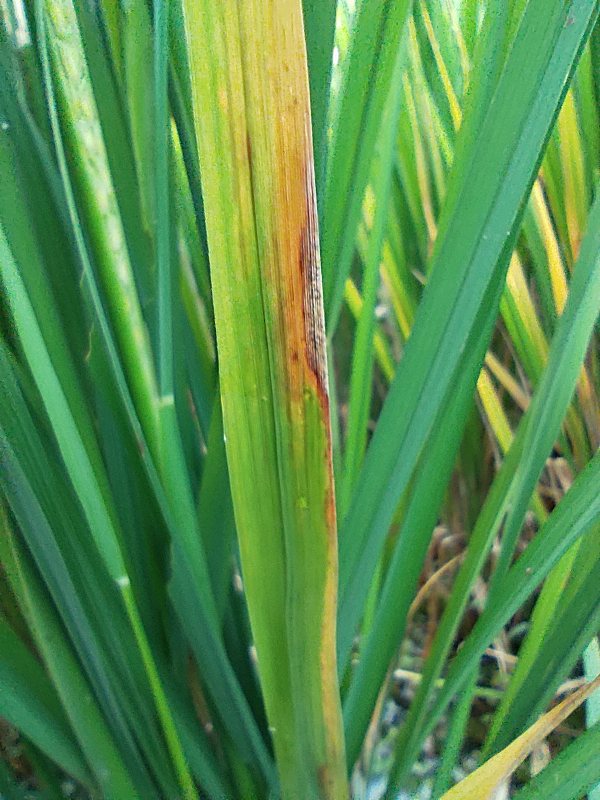
#> input picture Ai model/13 diseasea images/blast.jpg, 1200 x 1600 px (shown at 1/2 size)
$ python -i STEP_3C_full_classical_feature_extraction.py   (imports and definitions only)
#> lines starting #> are read from the running program, lines starting #| are printed output that depends on the picture
# STEP 3C: Full Classical Feature Extraction

import cv2
import numpy as np
from skimage.feature import local_binary_pattern, hog
from tqdm.auto import tqdm

def extract_features(image_path):
    # Read image
#> called with image_path = '../../13 diseasea images/blast.jpg'
    image = cv2.imread(image_path)
#> image is the input picture: shape (1600, 1200, 3); mean B, G, R 76.2, 142.8, 85.5

    if image is None:
        raise ValueError(f"Could not read image: {image_path}")

    # BGR -> RGB
    image = cv2.cvtColor(image, cv2.COLOR_BGR2RGB)

    # Resize
    image = cv2.resize(image, (64, 64))
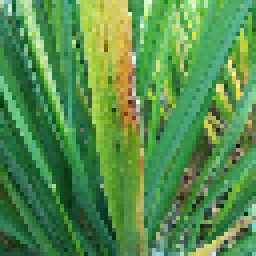
#> image: shape (64, 64, 3) (shown 4 times larger); mean R, G, B 85.4, 142.8, 76.2

    # --------------------------------------------------
    # HSV FEATURES
    # --------------------------------------------------
    hsv = cv2.cvtColor(image, cv2.COLOR_RGB2HSV)
#> hsv: shape (64, 64, 3); mean H, S, V 57.9, 144.3, 144.4

    h_hist = cv2.calcHist(
        [hsv], [0], None, [64], [0, 180]
    ).flatten()
#> h_hist = 64 values, max 552 at index 24, min 0 at index 0, mean 64

    s_hist = cv2.calcHist(
        [hsv], [1], None, [64], [0, 256]
    ).flatten()
#> s_hist = 64 values, max 217 at index 35, min 0 at index 0, mean 64

    v_hist = cv2.calcHist(
        [hsv], [2], None, [64], [0, 256]
    ).flatten()
#> v_hist = 64 values, max 162 at index 42, min 0 at index 0, mean 64

    h_hist /= (h_hist.sum() + 1e-8)
#> h_hist = 64 values, max 0.135 at index 24, min 0 at index 0, mean 0.0156
    s_hist /= (s_hist.sum() + 1e-8)
#> s_hist = 64 values, max 0.053 at index 35, min 0 at index 0, mean 0.0156
    v_hist /= (v_hist.sum() + 1e-8)
#> v_hist = 64 values, max 0.0396 at index 42, min 0 at index 0, mean 0.0156

    hsv_features = np.concatenate([
        h_hist,
        s_hist,
        v_hist
    ])
#> hsv_features = 192 values, max 0.135 at index 24, min 0 at index 0, mean 0.0156

    # --------------------------------------------------
    # LBP FEATURES
    # --------------------------------------------------
    gray = cv2.cvtColor(
        image,
        cv2.COLOR_RGB2GRAY
    )
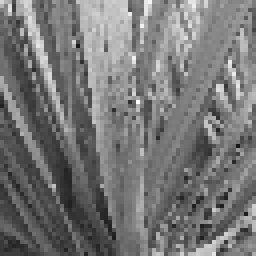
#> gray: shape (64, 64) (shown 4 times larger); min 22, max 253, mean 118.1

    P = 24
    R = 3

    lbp = local_binary_pattern(
        gray,
        P,
        R,
        method="uniform"
    )
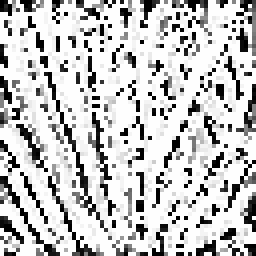
#> lbp: shape (64, 64) float64 (shown 4 times larger); min 0, max 25, mean 19.2; drawn with min black and max white

    n_bins = P + 2

    lbp_hist, _ = np.histogram(
        lbp.ravel(),
        bins=n_bins,
        range=(0, n_bins)
    )
#> lbp_hist = 26 values, max 2399 at index 25, min 10 at index 16, mean 157.5

    lbp_features = lbp_hist.astype(np.float32)
#> lbp_features has the same summary as lbp_hist
    lbp_features /= (lbp_features.sum() + 1e-8)
#> lbp_features = 26 values, max 0.586 at index 25, min 0.00244 at index 16, mean 0.0385

    # --------------------------------------------------
    # HOG FEATURES
    # --------------------------------------------------
    hog_features = hog(
        gray,
        orientations=9,
        pixels_per_cell=(8, 8),
        cells_per_block=(2, 2),
        block_norm="L2-Hys"
    )
#> hog_features = 1764 values, max 0.311 at index 117, min 0 at index 272, mean 0.14

    # --------------------------------------------------
    # COMBINE
    # --------------------------------------------------
    features = np.concatenate([
        hsv_features,
        lbp_features,
        hog_features
    ]).astype(np.float32)
#> features = 1982 values, max 0.586 at index 217, min 0 at index 0, mean 0.127

    return features


def extract_dataset_features(image_paths, dataset_name):
    features = []
    valid_paths = []

    print(f"\nExtracting {dataset_name} features...")
    print(f"Images: {len(image_paths)}")

    for path in tqdm(
        image_paths,
        desc=dataset_name
    ):
        try:
            feat = extract_features(path)
            features.append(feat)
            valid_paths.append(path)

        except Exception as e:
            print(f"\nSkipping: {path}")
            print("Reason:", e)

    return np.array(features, dtype=np.float32), valid_paths


# --------------------------------------------------
# EXTRACT ALL THREE SETS
# --------------------------------------------------

# [4 lines that did not run here, left out]

# [4 lines that did not run here, left out]

# [4 lines that did not run here, left out]

# [9 lines not run here, left out]

>>> result = extract_features('../../13 diseasea images/blast.jpg')
#> result has the same summary as features in extract_features

$ run again, on Ai model/13 diseasea images/brown.jpg
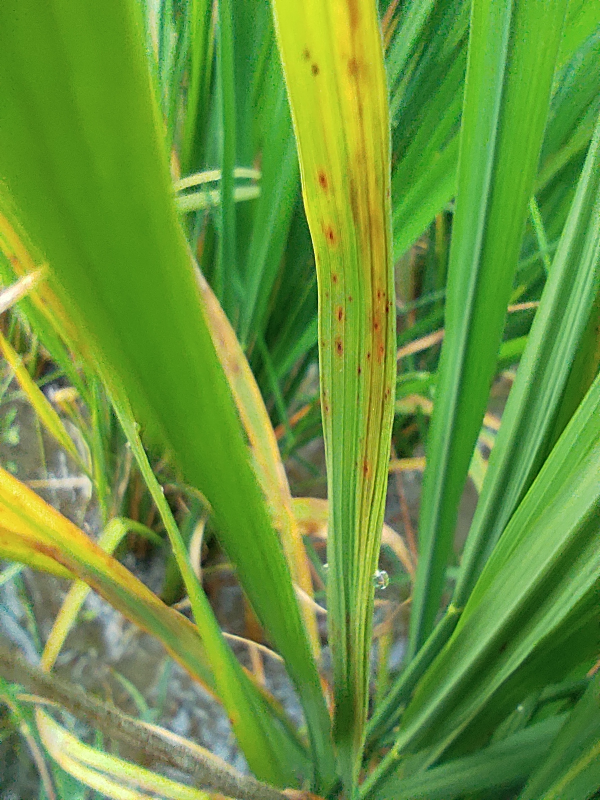
#> input picture Ai model/13 diseasea images/brown.jpg, 1200 x 1600 px (shown at 1/2 size)
#> in extract_features, image is the input picture: shape (1600, 1200, 3); mean B, G, R 58.8, 149.3, 104
#> in extract_features, `image = cv2.resize(image, (64, 64))`:
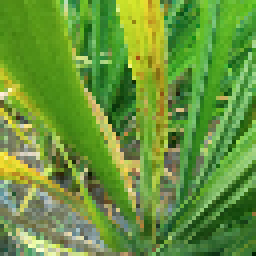
#> image: shape (64, 64, 3) (shown 4 times larger); mean R, G, B 104.1, 149.3, 58.8
#> hsv: shape (64, 64, 3); mean H, S, V 46.5, 156.8, 150.9
#> in extract_features, `h_hist = cv2.calcHist( [hsv], [0], None, [64], [0, 180] ).flatten()`: h_hist = 64 values, max 697 at index 16, min 0 at index 0, mean 64
#> in extract_features, `s_hist = cv2.calcHist( [hsv], [1], None, [64], [0, 256] ).flatten()`: s_hist = 64 values, max 294 at index 52, min 1 at index 0, mean 64
#> in extract_features, `v_hist = cv2.calcHist( [hsv], [2], None, [64], [0, 256] ).flatten()`: v_hist = 64 values, max 222 at index 36, min 0 at index 0, mean 64
#> in extract_features, `h_hist /= (h_hist.sum() + 1e-8)`: h_hist = 64 values, max 0.17 at index 16, min 0 at index 0, mean 0.0156
#> in extract_features, `s_hist /= (s_hist.sum() + 1e-8)`: s_hist = 64 values, max 0.0718 at index 52, min 0.000244 at index 0, mean 0.0156
#> in extract_features, `v_hist /= (v_hist.sum() + 1e-8)`: v_hist = 64 values, max 0.0542 at index 36, min 0 at index 0, mean 0.0156
#> hsv_features = 192 values, max 0.17 at index 16, min 0 at index 0, mean 0.0156
#> in extract_features, `lbp = local_binary_pattern( gray, P, R, method="uniform" )`:
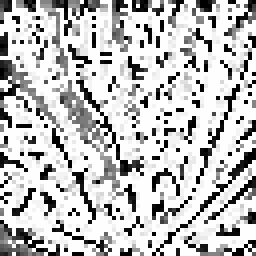
#> lbp: shape (64, 64) float64 (shown 4 times larger); min 0, max 25, mean 18.8; drawn with min black and max white
#> lbp_hist = 26 values, max 2265 at index 25, min 15 at index 18, mean 157.5
#> in extract_features, `lbp_features = lbp_hist.astype(np.float32)`: lbp_features has the same summary as lbp_hist
#> in extract_features, `lbp_features /= (lbp_features.sum() + 1e-8)`: lbp_features = 26 values, max 0.553 at index 25, min 0.00366 at index 18, mean 0.0385
#> hog_features = 1764 values, max 0.415 at index 1729, min 0 at index 85, mean 0.14
#> features = 1982 values, max 0.553 at index 217, min 0 at index 0, mean 0.127
#> result has the same summary as features in extract_features

$ run again, on Ai model/13 diseasea images/deadheart.jpg
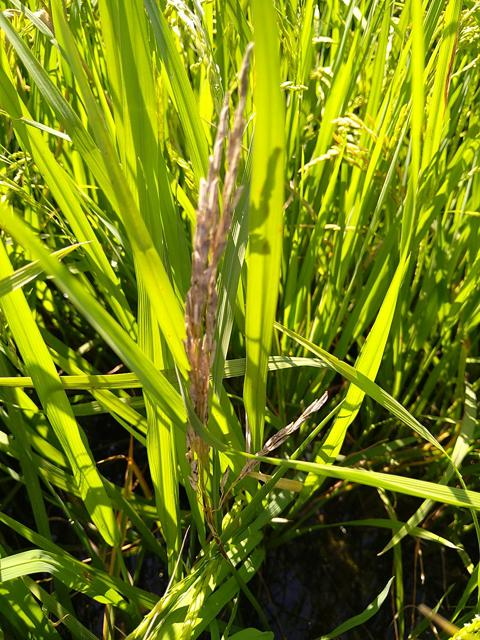
#> input picture Ai model/13 diseasea images/deadheart.jpg, 480 x 640 px
#> in extract_features, image is the input picture: shape (640, 480, 3); mean B, G, R 20.7, 131, 117.5
#> in extract_features, `image = cv2.resize(image, (64, 64))`:
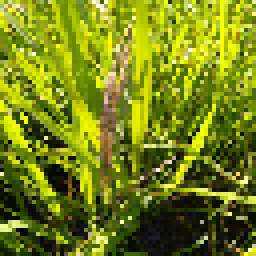
#> image: shape (64, 64, 3) (shown 4 times larger); mean R, G, B 117.7, 131.2, 20.9
#> hsv: shape (64, 64, 3); mean H, S, V 35, 212.2, 132.9
#> in extract_features, `h_hist = cv2.calcHist( [hsv], [0], None, [64], [0, 180] ).flatten()`: h_hist = 64 values, max 1134 at index 11, min 0 at index 20, mean 64
#> in extract_features, `s_hist = cv2.calcHist( [hsv], [1], None, [64], [0, 256] ).flatten()`: s_hist = 64 values, max 844 at index 63, min 0 at index 1, mean 64
#> in extract_features, `v_hist = cv2.calcHist( [hsv], [2], None, [64], [0, 256] ).flatten()`: v_hist = 64 values, max 116 at index 4, min 0 at index 0, mean 64
#> in extract_features, `h_hist /= (h_hist.sum() + 1e-8)`: h_hist = 64 values, max 0.277 at index 11, min 0 at index 20, mean 0.0156
#> in extract_features, `s_hist /= (s_hist.sum() + 1e-8)`: s_hist = 64 values, max 0.206 at index 63, min 0 at index 1, mean 0.0156
#> in extract_features, `v_hist /= (v_hist.sum() + 1e-8)`: v_hist = 64 values, max 0.0283 at index 4, min 0 at index 0, mean 0.0156
#> hsv_features = 192 values, max 0.277 at index 11, min 0 at index 20, mean 0.0156
#> in extract_features, `lbp = local_binary_pattern( gray, P, R, method="uniform" )`:
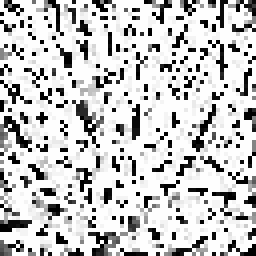
#> lbp: shape (64, 64) float64 (shown 4 times larger); min 0, max 25, mean 19.4; drawn with min black and max white
#> lbp_hist = 26 values, max 2427 at index 25, min 9 at index 12, mean 157.5
#> in extract_features, `lbp_features = lbp_hist.astype(np.float32)`: lbp_features has the same summary as lbp_hist
#> in extract_features, `lbp_features /= (lbp_features.sum() + 1e-8)`: lbp_features = 26 values, max 0.593 at index 25, min 0.0022 at index 12, mean 0.0385
#> hog_features = 1764 values, max 0.265 at index 1266, min 0 at index 68, mean 0.15
#> features = 1982 values, max 0.593 at index 217, min 0 at index 20, mean 0.135
#> result has the same summary as features in extract_features

$ run again, on Ai model/13 diseasea images/down.jpg
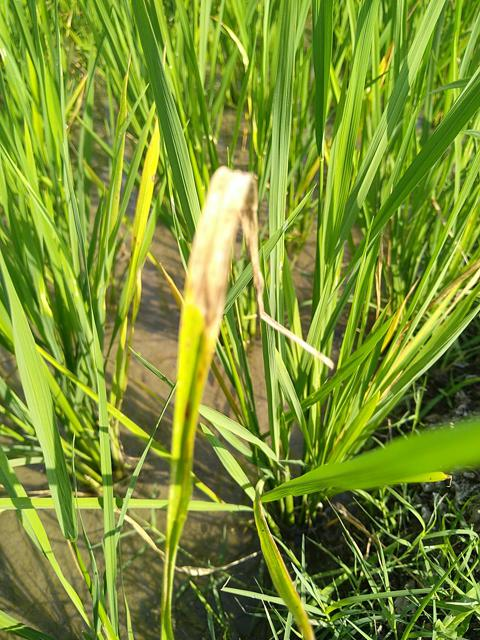
#> input picture Ai model/13 diseasea images/down.jpg, 480 x 640 px
#> in extract_features, image is the input picture: shape (640, 480, 3); mean B, G, R 49.6, 145.5, 123
#> in extract_features, `image = cv2.resize(image, (64, 64))`:
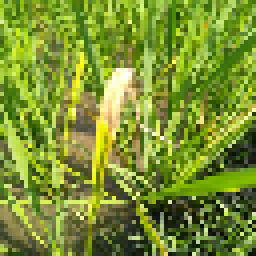
#> image: shape (64, 64, 3) (shown 4 times larger); mean R, G, B 122.7, 145.3, 49.1
#> hsv: shape (64, 64, 3); mean H, S, V 37.2, 171.4, 146.9
#> in extract_features, `h_hist = cv2.calcHist( [hsv], [0], None, [64], [0, 180] ).flatten()`: h_hist = 64 values, max 1004 at index 13, min 0 at index 0, mean 64
#> in extract_features, `s_hist = cv2.calcHist( [hsv], [1], None, [64], [0, 256] ).flatten()`: s_hist = 64 values, max 197 at index 63, min 0 at index 1, mean 64
#> in extract_features, `v_hist = cv2.calcHist( [hsv], [2], None, [64], [0, 256] ).flatten()`: v_hist = 64 values, max 123 at index 29, min 0 at index 0, mean 64
#> in extract_features, `h_hist /= (h_hist.sum() + 1e-8)`: h_hist = 64 values, max 0.245 at index 13, min 0 at index 0, mean 0.0156
#> in extract_features, `s_hist /= (s_hist.sum() + 1e-8)`: s_hist = 64 values, max 0.0481 at index 63, min 0 at index 1, mean 0.0156
#> in extract_features, `v_hist /= (v_hist.sum() + 1e-8)`: v_hist = 64 values, max 0.03 at index 29, min 0 at index 0, mean 0.0156
#> hsv_features = 192 values, max 0.245 at index 13, min 0 at index 0, mean 0.0156
#> in extract_features, `lbp = local_binary_pattern( gray, P, R, method="uniform" )`:
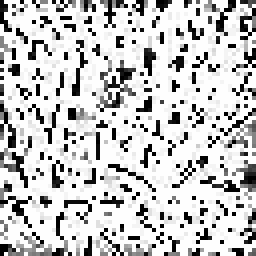
#> lbp: shape (64, 64) float64 (shown 4 times larger); min 0, max 25, mean 19.4; drawn with min black and max white
#> lbp_hist = 26 values, max 2451 at index 25, min 12 at index 7, mean 157.5
#> in extract_features, `lbp_features = lbp_hist.astype(np.float32)`: lbp_features has the same summary as lbp_hist
#> in extract_features, `lbp_features /= (lbp_features.sum() + 1e-8)`: lbp_features = 26 values, max 0.598 at index 25, min 0.00293 at index 7, mean 0.0385
#> hog_features = 1764 values, max 0.256 at index 1224, min 0 at index 777, mean 0.153
#> features = 1982 values, max 0.598 at index 217, min 0 at index 0, mean 0.138
#> result has the same summary as features in extract_features
